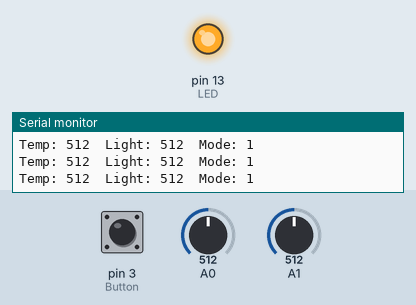
This sketch was run on a simulated Arduino Uno, built with avr-gcc and run on an emulated ATmega328P. Parts: output pins drawn as LEDs (lit = HIGH), the last lines printed to the serial monitor. Dashed ring = blinking. Inputs (shaded band) come from the test bench; at power-on: pin 3 (Button) HIGH, A0 = 512, A1 = 512.

Above: at 1.7 s.
1.8 s: pin 3 (Button) pulled LOW for 0.25 s
At 1.99 s:
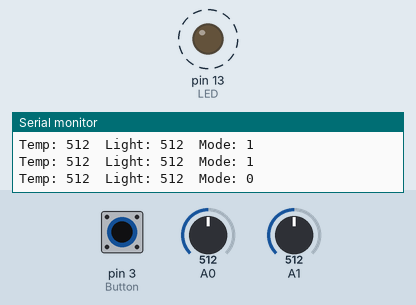
4.8 s: pin 3 (Button) pulled LOW for 1 s
At 5.2 s:
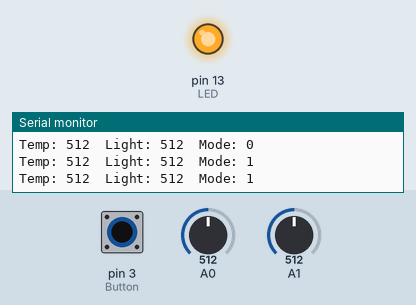
7.3 s: pin 3 (Button) pulled LOW for 3.2 s
At 7.79 s:
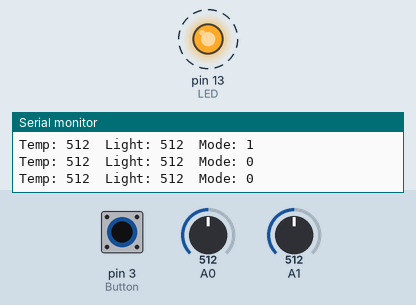
Timing chart, 0 to 19.5 s (numbered marks = the images above; inputs shaded):
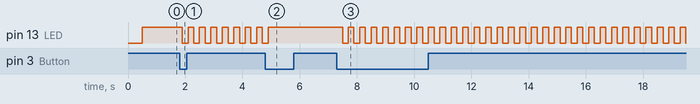

The sketch:

sensor_interrupt_system.ino
```cpp
#include <avr/io.h>
#include <avr/interrupt.h>

volatile uint8_t sampleFlag = 0;
volatile uint8_t manualMode = 0;

// -------- TIMER1 INIT (200ms) --------
void timer1_init() {
  TCCR1A = 0;
  TCCR1B = 0;

  TCCR1B |= (1 << WGM12);                 // CTC mode
  TCCR1B |= (1 << CS12) | (1 << CS10);    // Prescaler 1024
  OCR1A = 3124;                           // 200ms
  TIMSK1 |= (1 << OCIE1A);                // Enable interrupt
}

// -------- ADC INIT --------
void adc_init() {
  ADMUX = (1 << REFS0);
  ADCSRA = (1 << ADEN)
         | (1 << ADPS2) | (1 << ADPS1) | (1 << ADPS0);
}

// -------- ADC READ --------
uint16_t adc_read(uint8_t channel) {
  ADMUX = (1 << REFS0) | (channel & 0x0F);
  ADCSRA |= (1 << ADSC);
  while (ADCSRA & (1 << ADSC));
  return ADC;
}

// -------- TIMER ISR --------
ISR(TIMER1_COMPA_vect) {
  sampleFlag = 1;
}

// -------- BUTTON ISR --------
ISR(INT1_vect) {
  manualMode ^= 1;
}

void setup() {
manualMode = 1;   // Start in sensor mode
  Serial.begin(9600);
  delay(500);   // Allow Serial to stabilize

  DDRB |= (1 << 5);        // LED output

  DDRD &= ~(1 << 3);       // Button input
  PORTD |= (1 << 3);       // Pull-up

  // External interrupt setup
  EICRA = (1 << ISC11);
  EIMSK = (1 << INT1);

  adc_init();
  timer1_init();

  sei();   // Enable global interrupts AFTER everything
}

void loop() {

  if (sampleFlag) {

    sampleFlag = 0;

    uint16_t temp = adc_read(0);
    uint16_t light = adc_read(1);

    Serial.print("Temp: ");
    Serial.print(temp);
    Serial.print("  Light: ");
    Serial.print(light);
    Serial.print("  Mode: ");
    Serial.println(manualMode);

   // ---- LED CONTROL LOGIC ----

// ---- LED CONTROL ----

if (manualMode == 0) {
    // Blink mode
    PORTB ^= (1 << 5);
}
else {
    // Sensor mode

    if (light >20 || temp > 5) {   // adjust threshold if needed
        PORTB |= (1 << 5);          // LED ON
    }
    else {
        PORTB &= ~(1 << 5);         // LED OFF
    }
}
}
    }
```

Measured:
- after the input at 1.8 s, pin 13 (LED): alternates HIGH for 0.20 s and LOW for 0.20 s, starting after 0.10 s
- after the input at 4.8 s, pin 13 (LED): goes on until 4.9 s, then stays HIGH
- after the input at 7.3 s, pin 13 (LED): alternates HIGH for 0.20 s and LOW for 0.20 s, starting after 0.20 s
